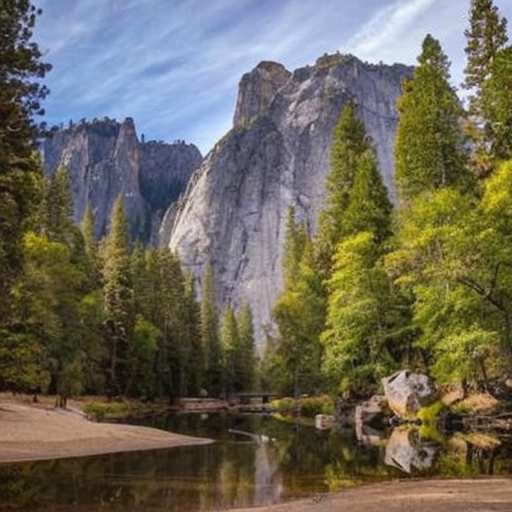
#> input picture StableDiffusion/Landscape.png, 512 x 512 px; the run also reads 1 picture not shown here
$ jupyter execute main.ipynb
#> lines starting #> are read from the running program, lines starting #| are printed output that depends on the picture; after the words box and inside, x2 and y2 are one past the last pixel; in counts of white or black regions, pixels touching at a corner belong together
<h1>
<hr style=" border:none; height:3px;">
<center>Main Workflow - Seamless Stable Diffusion CS</center>
<hr style=" border:none; height:3px;">
</h1>

<center></center>

<h4><center>Louis LHOTTE | Clément VERON | Edouard SEGUIER</center></h4>

# Computer Vision & specific region modification

[cell 1]
from PIL import Image
import numpy as np
import cv2

<div class="alert alert-block alert-info"> The idea is to improve LEdits++ performance by splitting the prompts on foreground and background, and then reaggregate them further, enabling us to make higher-quality image. If this option was possible, this would open countless possibilities of further development (layers modification, region with clustering modification, etc...)</div>

[cell 2]
def segment_foreground_background(image_path):
#> called with image_path = 'Landscape.png'
    image = cv2.imread(image_path)
#> image is the input picture: shape (512, 512, 3); mean B, G, R 88, 103.1, 107.8
    gray = cv2.cvtColor(image, cv2.COLOR_BGR2GRAY)
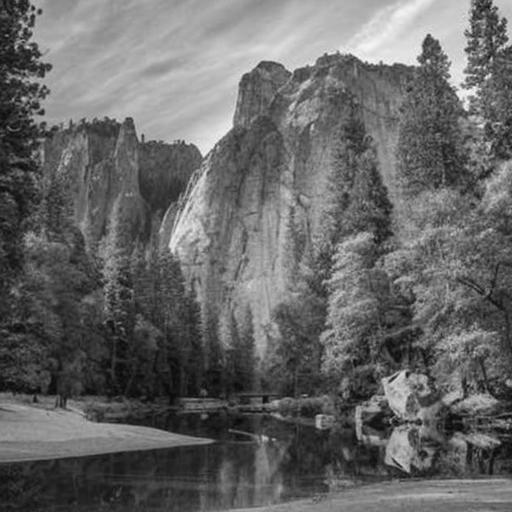
#> gray: shape (512, 512); min 7, max 249, mean 102.8
    _, mask = cv2.threshold(gray, 0, 255, cv2.THRESH_BINARY + cv2.THRESH_OTSU)
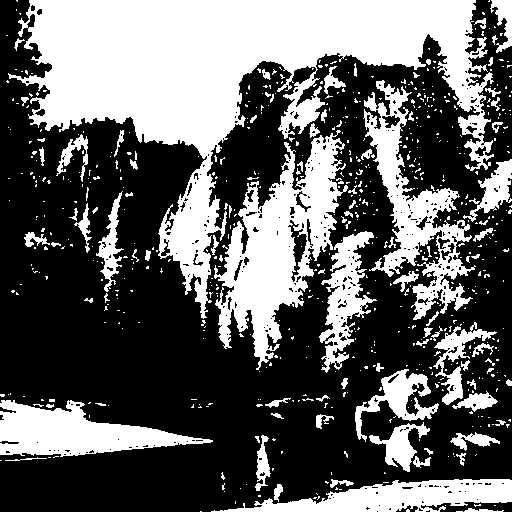
#> mask: shape (512, 512); 38.8% white; 664 white regions (571 under 20 px), largest, box (x1, y1, x2, y2) and area: (8, 0, 494, 319) 50040, (214, 130, 348, 370) 13167, (363, 80, 476, 320) 7885
    foreground = cv2.bitwise_and(image, image, mask=mask)
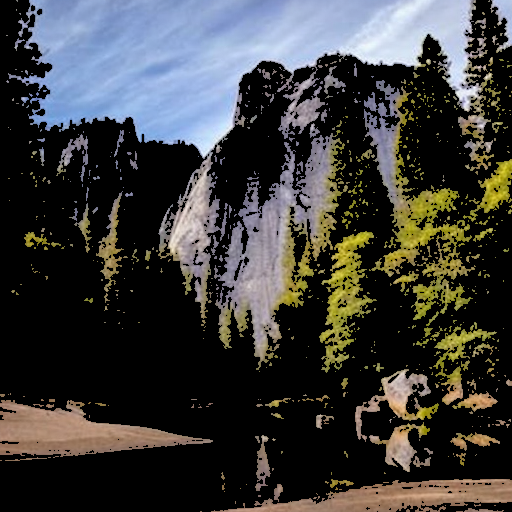
#> foreground: shape (512, 512, 3); mean B, G, R 59.7, 60.5, 60.5
    background = cv2.bitwise_and(image, image, mask=cv2.bitwise_not(mask))
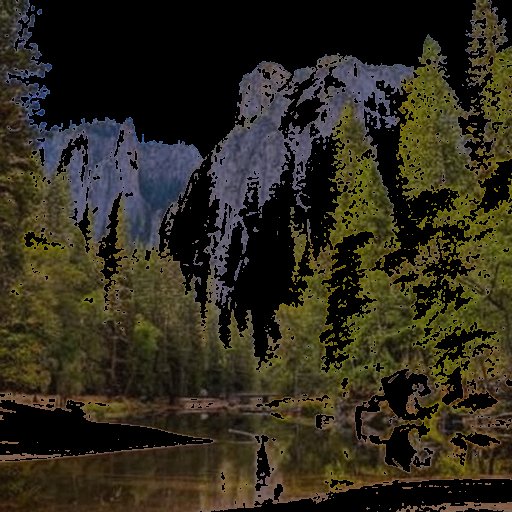
#> background: shape (512, 512, 3); mean B, G, R 28.3, 42.6, 47.3
    return foreground, background

foreground, background = segment_foreground_background("Landscape.png")
cv2.imwrite("foreground.png", foreground)
cv2.imwrite("background.png", background)
#> Out = True

# Re-Aggregation of foreground & background

<div class="alert alert-block alert-info"> This step has the advantage of being highly <b>feasible</b> as it the re-aggregation part is seemingly very fast. HOWEVER, there is an issue with quality of image bc any change does deteriorate the image. It would allow artists and users to best use their creativity without breaking their previous achieved milestones (very common issue in stable diffusion or GANs).</div>

[cell 3]
def reaggregate_foreground_background(foreground, background):
    return cv2.add(foreground, background)

foreground = cv2.imread("m_foreground.png")
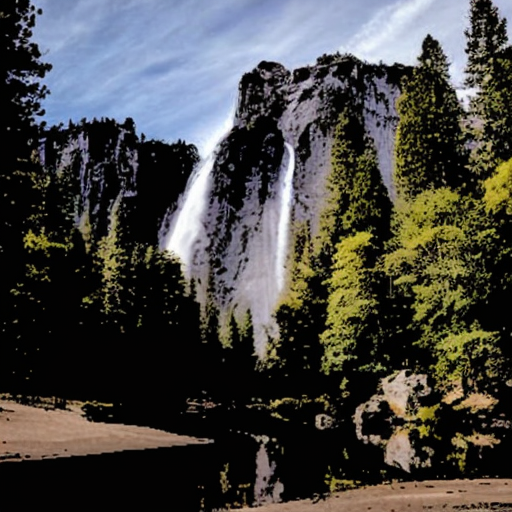
#> input picture StableDiffusion/m_foreground.png, 512 x 512 px
#> foreground is the input picture: shape (512, 512, 3); mean B, G, R 67.8, 70.5, 71.4
background = cv2.imread("background.png")
reaggregated_image = reaggregate_foreground_background(foreground, background)
#> in reaggregate_foreground_background, `return cv2.add(foreground, background)`:
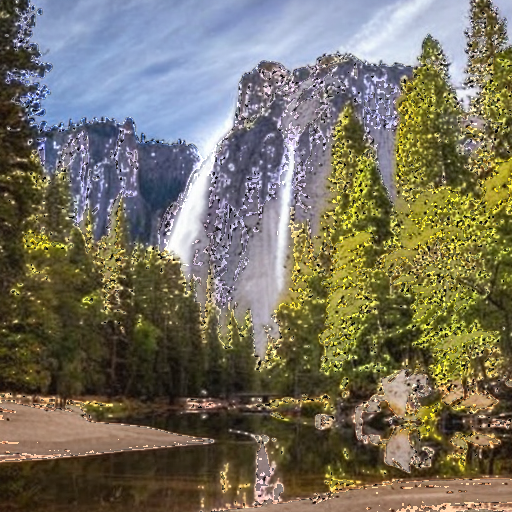
#> returned value: shape (512, 512, 3); mean of channels 0, 1, 2 96, 113, 118.6; drawn as B, G, R
cv2.imwrite("reaggregated_image_v3.png", reaggregated_image)
#> Out = True

However, the image lost quality so we need to upscale it again

# Upscaling

[cell 4]
def upscale_image(image_path, scale_factor=2):
#> called with image_path = 'reaggregated_image.png', scale_factor = 2
    image = cv2.imread(image_path)
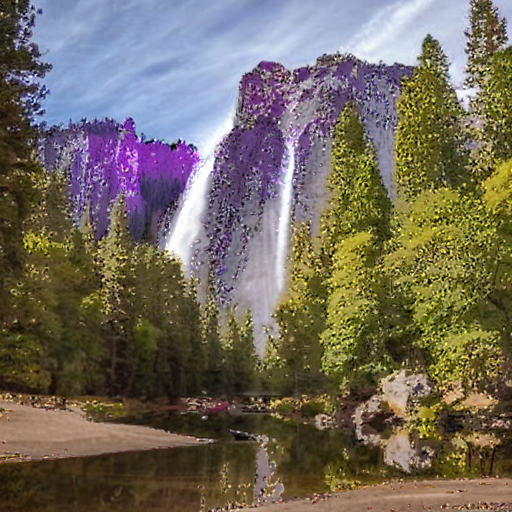
#> input picture StableDiffusion/reaggregated_image.png, 512 x 512 px
#> image is the input picture: shape (512, 512, 3); mean B, G, R 92.5, 105.4, 114.2
    width = int(image.shape[1] * scale_factor)
#> width = 1024
    height = int(image.shape[0] * scale_factor)
#> height = 1024
    upscaled_image = cv2.resize(image, (width, height), interpolation=cv2.INTER_CUBIC)
    return upscaled_image

upscaled_image = upscale_image("reaggregated_image.png", scale_factor=2)
cv2.imwrite("upscaled_reaggregated_image.png", upscaled_image)
#> Out = True

Not enough

# Quality infering

[cell 5]
def enhance_quality_with_modifications(original_path, modified_path):
#> called with original_path = 'original_reaggragated_version.png', modified_path = 'upscaled_reaggregated_image.png'
    original = cv2.imread(original_path)
    modified = cv2.imread(modified_path)

    original_resized = cv2.resize(original, (modified.shape[1], modified.shape[0]), interpolation=cv2.INTER_CUBIC)
    diff_mask = cv2.absdiff(original_resized, modified)

    diff_mask_gray = cv2.cvtColor(diff_mask, cv2.COLOR_BGR2GRAY)
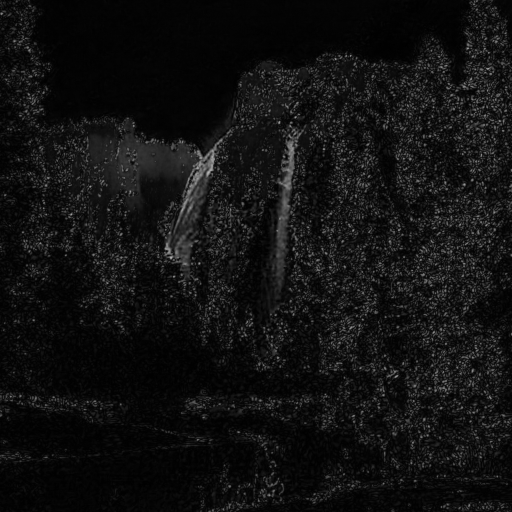
#> diff_mask_gray: shape (1024, 1024) (shown at 1/2 size); min 0, max 183, mean 17
    _, binary_mask = cv2.threshold(diff_mask_gray, 30, 255, cv2.THRESH_BINARY)
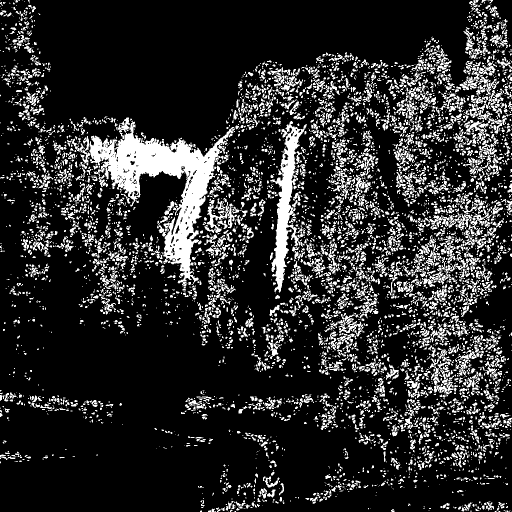
#> binary_mask: shape (1024, 1024) (shown at 1/2 size); 17.3% white; 6844 white regions (4795 under 20 px), largest, box (x1, y1, x2, y2) and area: (179, 235, 470, 572) 26603, (540, 242, 614, 585) 8406, (409, 400, 474, 466) 1188

    enhanced_image = cv2.addWeighted(modified, 0.7, original_resized, 0.3, 0)
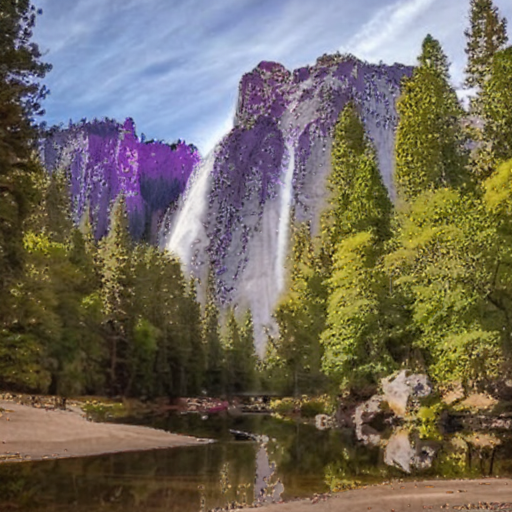
#> enhanced_image: shape (1024, 1024, 3) (shown at 1/2 size); mean B, G, R 91.1, 104.7, 112.3
    enhanced_image[binary_mask == 0] = original_resized[binary_mask == 0]

    return enhanced_image

enhanced_image = enhance_quality_with_modifications("original_reaggragated_version.png", "upscaled_reaggregated_image.png")
cv2.imwrite("enhanced_modified_image.png", enhanced_image)
#> Out = True

# Denoising

[cell 6]
def denoise_image(image_path):
#> called with image_path = 'enhanced_modified_image.png'
    image = cv2.imread(image_path)
    denoised = cv2.fastNlMeansDenoisingColored(image, None, 10, 5, 3, 21)
    return denoised

denoised_image = denoise_image("enhanced_modified_image.png")
cv2.imwrite("denoised_enhanced_image.png", denoised_image)
#> Out = True
